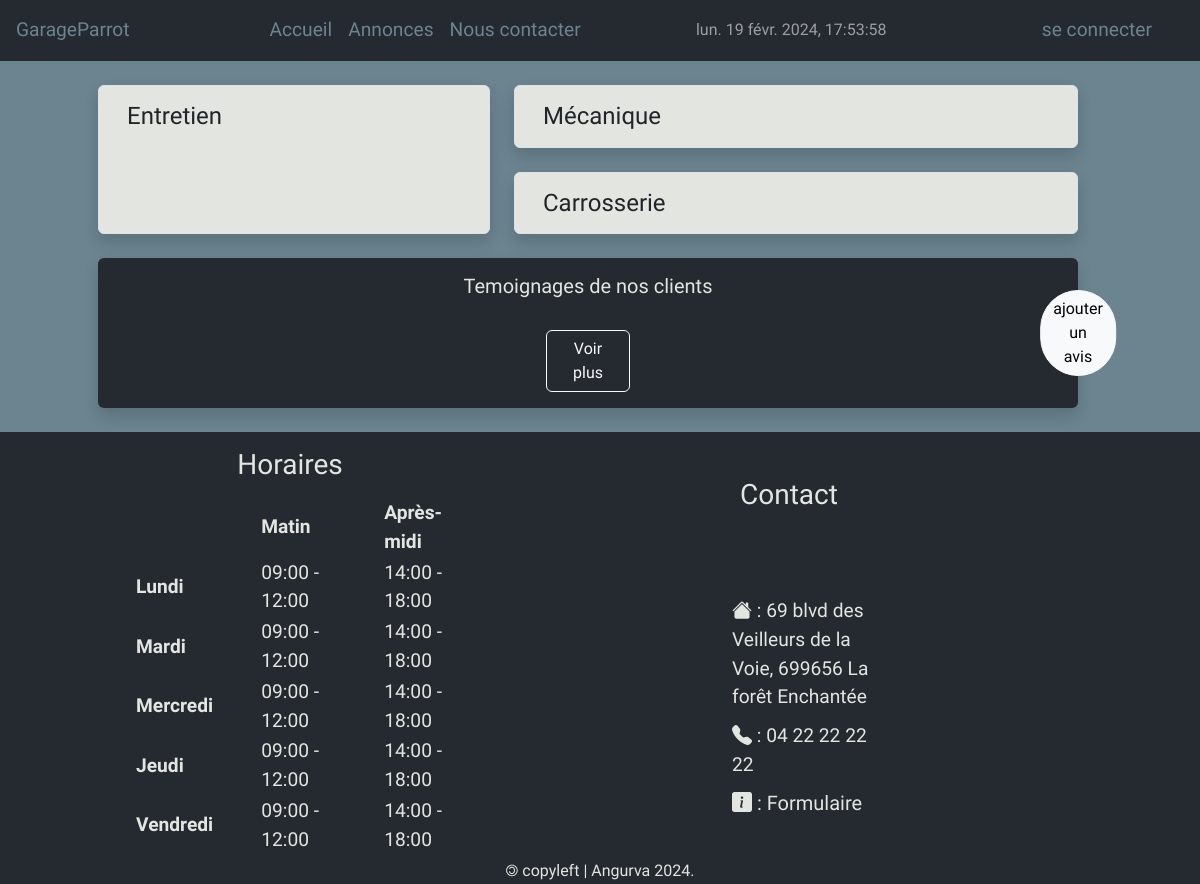
Before: / with the older database file.
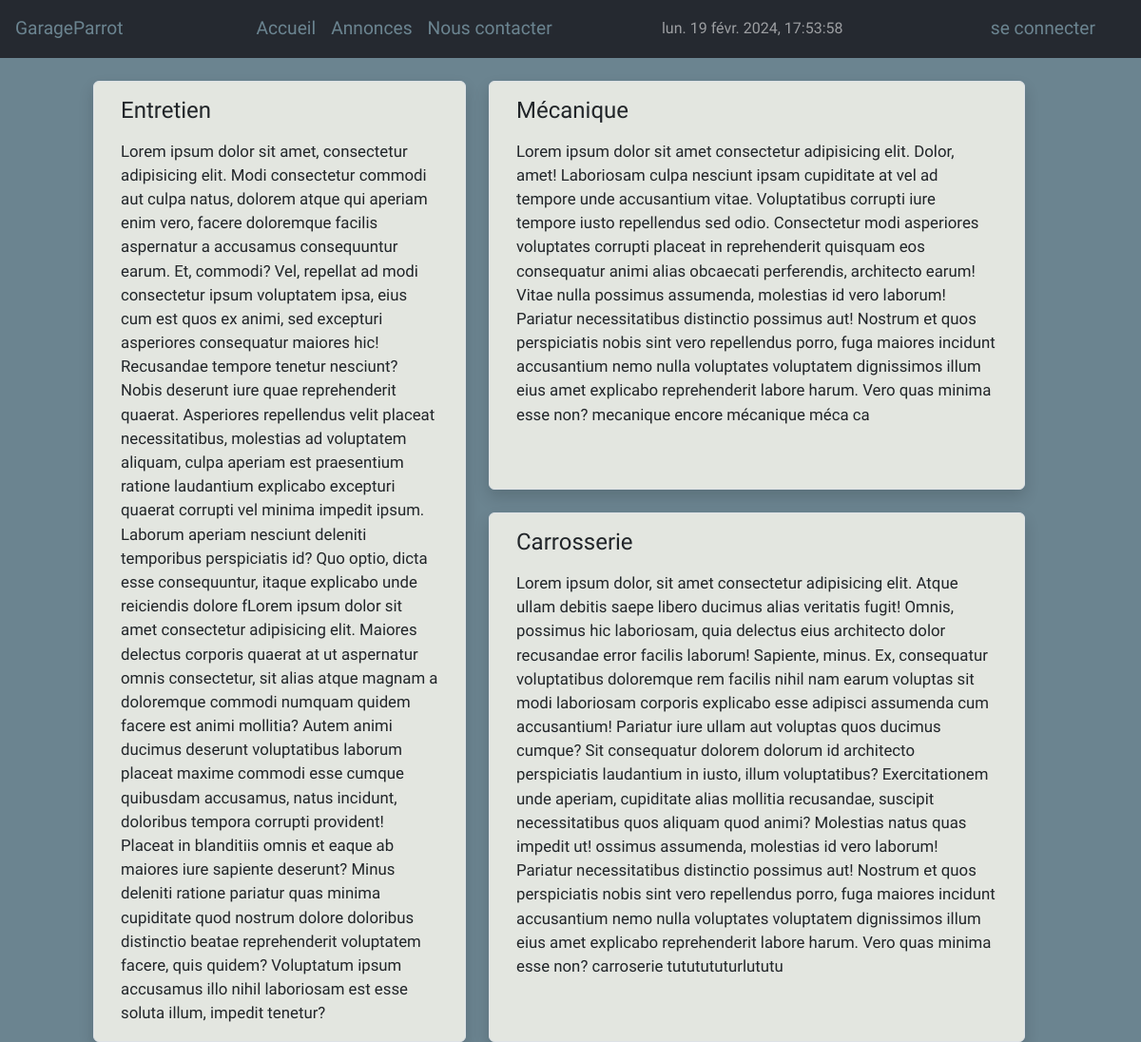
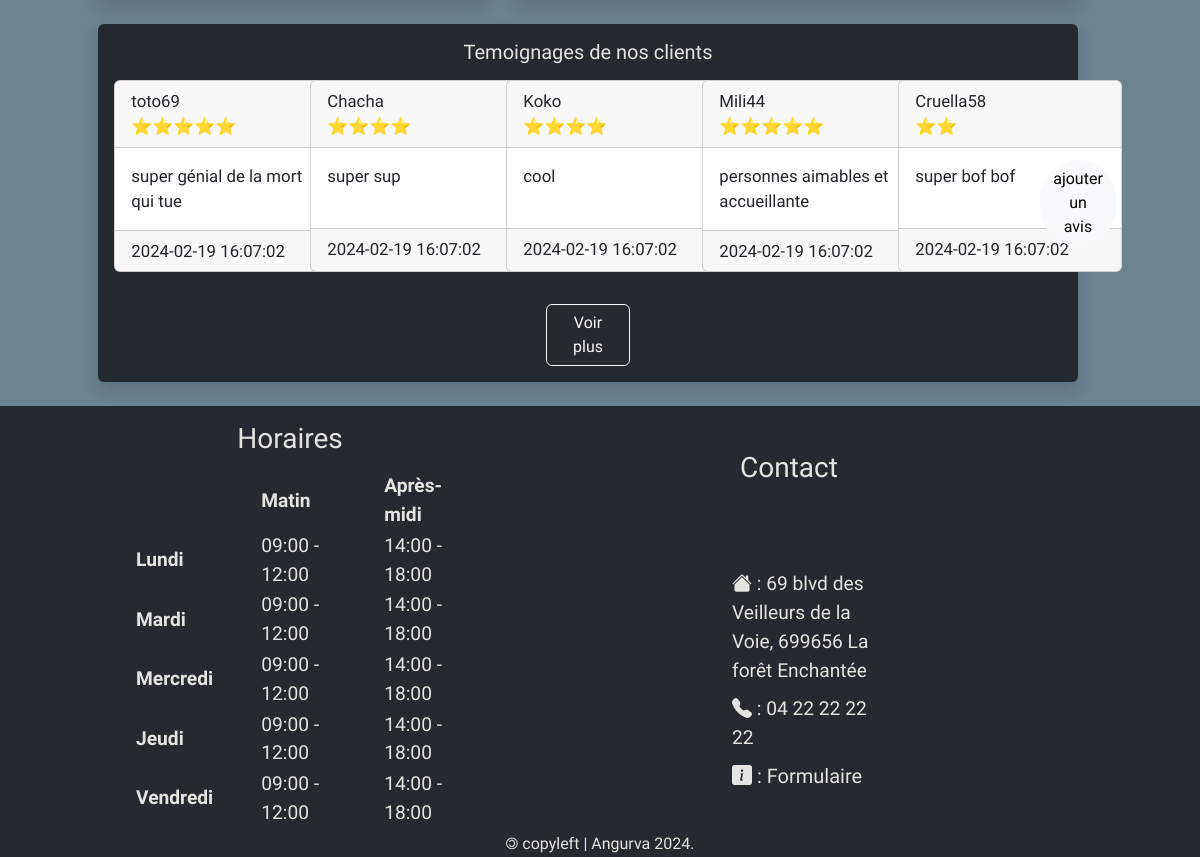
After: the same page with the newer database file (2 pictures, top to bottom).
### tables this page shows
CREATE TABLE schedules(
   sc_id INT UNSIGNED PRIMARY KEY AUTO_INCREMENT,
   sc_day VARCHAR(10) NOT NULL UNIQUE,
   sc_am_start TIME,
   sc_am_end TIME,
   sc_ap_start TIME,
   sc_ap_end TIME,
   sc_updateAt DATETIME NOT NULL DEFAULT (NOW()),
   ro_id INT UNSIGNED NOT NULL DEFAULT 1,
   FOREIGN KEY(ro_id) REFERENCES roles(ro_id)
);

CREATE TABLE services(
   se_id INT UNSIGNED PRIMARY KEY AUTO_INCREMENT,
   se_title VARCHAR(50) NOT NULL,
   se_description TEXT NOT NULL,
   se_updateAt DATETIME NOT NULL DEFAULT (NOW()),
   ro_id INT UNSIGNED NOT NULL DEFAULT 1,
   FOREIGN KEY(ro_id) REFERENCES roles(ro_id)
);

CREATE TABLE opinions(
   op_id INT UNSIGNED PRIMARY KEY AUTO_INCREMENT,
   op_surname VARCHAR(100) NOT NULL,
   op_note SMALLINT NOT NULL,
   op_comments TEXT,
   op_status VARCHAR(50) NOT NULL DEFAULT 'pending',
   op_createAt DATETIME NOT NULL DEFAULT (NOW()),
   op_updateAt DATETIME NOT NULL DEFAULT (NOW()),
   ro_id INT UNSIGNED NOT NULL DEFAULT 2,
   FOREIGN KEY(ro_id) REFERENCES roles(ro_id)
);

### Controllers/HomeController.php (called while the page is built, shortened)
<?php declare (strict_types = 1);
class HomeController{
    public function index(): void
    {
        $services = HomeModel::getAllServices();
        $opinions = OpinionsModel::getAccept();
        $opinionsLimit = OpinionsModel::getLimitOp();
        $schedulers = SchedulersModel::getScheduler();
        require(dirname(__DIR__).DIRECTORY_SEPARATOR.'Views'.DIRECTORY_SEPARATOR.'pages'.DIRECTORY_SEPARATOR.'home.php');
        $pageContent = ob_get_clean();
        require(dirname(__DIR__).DIRECTORY_SEPARATOR.'Views'.DIRECTORY_SEPARATOR.'layout.php');
    }
}

### public/index.php (called while the page is built, shortened)
<?php declare (strict_types = 1);
$router = new Router;
try{
    $router->recordRoutes(BASE_FILE_PATH);
    $router->run($_SERVER['REQUEST_URI']);
}
catch(PathNotCorrectlyWrittenException $e)
{
    exit($e->getMessage());
}
catch(FileNotFoundException $e)
{
    exit($e->getMessage());
}
catch(ControllersNotFoundException $e)
{
    exit($e->getMessage());
}
catch(ClassOrMethodNotFoundException $e)
{
    exit($e->getMessage());
}
catch(RouteNotFoundException $e)
{
    exit($e->getMessage());
}

### Models/AbstractModel.php (called while the page is built, shortened)
<?php declare (strict_types = 1);
abstract class AbstractModel
{
    private static PDO $connection;
    private static function initConnection()
    {
        self::$connection = new PDO(DSN,USR,PWD,OPT);
    }
    protected static function getConnection(): PDO
    {
        return self::$connection;
    }
    protected static function getAll(string $tablename): array
    {
        $req = self::getConnection()->prepare("SELECT * FROM $tablename");
        $req->execute();
        $resultReq = $req->fetchAll();
        return $resultReq;
    }
}

### Models/HomeModel.php (called while the page is built, shortened)
<?php declare (strict_types = 1);
class HomeModel extends AbstractModel
{
    public static function getAllServices():array
    {
        return self::getAll('services');
    }
}

### Models/SchedulersModel.php (called while the page is built, shortened)
<?php declare (strict_types = 1);
class SchedulersModel extends AbstractModel
{
    public static function getScheduler():array
    {
       $req = parent::getConnection()->prepare("SELECT sc_day, date_format(sc_am_start,'%H:%i') AS sc_am_start, date_format(sc_am_end,'%H:%i') AS sc_am_end, date_format(sc_ap_start,'%H:%i') AS sc_ap_start, date_format(sc_ap_end,'%H:%i') AS sc_ap_end  from schedules  WHERE sc_am_start != '00:00'");
       $req->execute();
       $result = $req->fetchAll();
       return $result;
    }
}

### Models/OpinionsModel.php (called while the page is built, shortened)
<?php declare (strict_types = 1);
class OpinionsModel extends AbstractModel
{
    public static function getAccept():array
    {
        $req = parent::getConnection()->prepare("SELECT * FROM opinions WHERE op_status = 'accept' ORDER BY op_createAt DESC");
        $req->execute();
        $result = $req->fetchAll();
        return $result;
    }
    public static function getLimitOp():array
    {
        $req = parent::getConnection()->prepare("SELECT * FROM opinions  WHERE op_status='accept' ORDER BY op_createAt DESC LIMIT 5;");
        $req->execute();
        $result = $req->fetchAll();
        return $result;
    }
}

### Views/pages/home.php (the view, shortened to what the changed rows need)
<main class="container-fluid p-0 m-0">
    <section class="row p-0 m-0">
        <article class="col-sm-12 row justify-content-center mt-4">
            <div class="col-sm-12 col-lg-4 border rounded shadow me-4 servicing">
                <h4 class="m-3"><?php echo $services[0]['se_title'];  ?></h4>
                <p class="m-3"><?php echo $services[0]['se_description']; ?></p>
            </div>
            <div class="col-sm-12 col-lg-6 row">
                <div class="col-sm-12 border rounded shadow mb-4 servicing">
                    <h4 class="m-3"><?php echo $services[1]['se_title']; ?></h4>
                    <p class="m-3"><?php echo $services[1]['se_description']; ?> </p>
                </div>
                <div class="col-sm-12 border rounded shadow servicing">
                    <h4 class="m-3"><?php echo $services[2]['se_title']; ?></h4>
                    <p class="m-3"><?php echo $services[2]['se_description']; ?></p>
                </div>
            </div>
        </article>
        <aside class="col-sm-12 row justify-content-center">
        <div class="col-sm-12 col-lg-10 rounded shadow p-0 mt-4 opinions position-relative">
          <div class="row justify-content-around mx-0">
            <?php foreach($opinionsLimit as $opinion): ?>
            <div class="col-2 p-0 mb-3">
              <div class="card card-opinions">
                <div class="card-header d-inline">
                  <div> <?= $opinion['op_surname'] ?></div>
                  <div class="card-text"><span>
                    <?php for ($i=0;$i<$opinion['op_note'];$i++)
                    {
                        echo '⭐';
                    } ?>
                    </span>
                  </div>
                </div>
                <div class="card-body">
                  <div class="card-text">
                    <div><?= $opinion['op_comments'] ?></div>
                  </div>
                </div>
                <div class="card-footer">
                  <div> <?= $opinion['op_createAt'] ?></div>
                </div>
              </div>
            </div>
            <?php endforeach ?>
          </div>
        </div>
      </aside>
    </section>
</main>

### Views/layout.php (shortened to what the changed rows need)
<!DOCTYPE html>
<html lang="en">
<head>
  <link rel="stylesheet" type="text/css" href="https://cdn.jsdelivr.net/npm/bootstrap-icons@1.11.3/font/bootstrap-icons.min.css">
  <link rel="stylesheet" type="text/css" href="//code.jquery.com/ui/1.13.2/themes/base/jquery-ui.css">
  <link rel="stylesheet" type="text/css" href="css/bootstrap.min.css">
  <link rel="stylesheet" type="text/css" href="css/styles.css">
</head>
<body onload="datetimeShow()" class="d-flex flex-column min-vh-100 ">
    <?php echo $pageContent ?? "" ?>
  <footer class="container-fluid mt-auto">
    <div class="row mt-4 footer-color-bg">
      <div class="col-sm-12 col-lg-4 offset-1">
        <table class="mt-3 mb-0 offset-0">
          <thead>
            <tr>
              <th></th>
              <th class="px-4" scope="col">Matin</th>
              <th class="px-4" scope="col">Après-midi</th>
            </tr>
          </thead>
          <tbody>
            <?php
            foreach ($schedulers as $scheduler): ?>
            <tr class="">
              <th class="px-4 " scope="row"><?php echo $scheduler['sc_day'] ?></th>
              <td class="px-4" > <time><?php echo $scheduler['sc_am_start'] ?></time> - <?php echo $scheduler['sc_am_end'] ?></td>
              <td class="px-4"><?php echo $scheduler['sc_ap_start'] ?> - <?php echo $scheduler['sc_ap_end'] ?></td>
            </tr>
            <?php endforeach ?>
          </tbody>
        </table>
      </div>
  </footer>
</body>
</html>

Changed rows visible on the page:
changed services "Entretien": se_description (not shown) → "Lorem ipsum dolor sit amet, consectetur adipisicing elit. Modi consectetur commodi aut culpa natus, dolorem atque qui aperiam enim vero, facere doloremque facilis aspernatur a accusamus consequuntur earum. Et, commodi? Vel, repellat ad modi consectetur ipsum voluptatem ipsa, eius cum est quos ex animi, sed excepturi asperiores consequatur maiores hic! Recusandae tempore tenetur nesciunt? Nobis deserunt iure quae reprehenderit quaerat. Asperiores repellendus velit placeat necessitatibus, molestias ad voluptatem aliquam, culpa aperiam est praesentium ratione laudantium explicabo excepturi quaerat corrupti vel minima impedit ipsum. Laborum aperiam nesciunt deleniti temporibus perspiciatis id?…"
changed services "Mécanique": se_description (not shown) → "Lorem ipsum dolor sit amet consectetur adipisicing elit. Dolor, amet! Laboriosam culpa nesciunt ipsam cupiditate at vel ad tempore unde accusantium vitae. Voluptatibus corrupti iure tempore iusto repellendus sed odio. Consectetur modi asperiores voluptates corrupti placeat in reprehenderit quisquam eos consequatur animi alias obcaecati perferendis, architecto earum! Vitae nulla possimus assumenda, molestias id vero laborum! Pariatur necessitatibus distinctio possimus aut! Nostrum et quos perspiciatis nobis sint vero repellendus porro, fuga maiores incidunt accusantium nemo nulla voluptates voluptatem dignissimos illum eius amet explicabo reprehenderit labore harum. Vero quas minima esse…"
changed services "Carrosserie": se_description (not shown) → "Lorem ipsum dolor, sit amet consectetur adipisicing elit. Atque ullam debitis saepe libero ducimus alias veritatis fugit! Omnis, possimus hic laboriosam, quia delectus eius architecto dolor recusandae error facilis laborum! Sapiente, minus. Ex, consequatur voluptatibus doloremque rem facilis nihil nam earum voluptas sit modi laboriosam corporis explicabo esse adipisci assumenda cum accusantium! Pariatur iure ullam aut voluptas quos ducimus cumque? Sit consequatur dolorem dolorum id architecto perspiciatis laudantium in iusto, illum voluptatibus? Exercitationem unde aperiam, cupiditate alias mollitia recusandae, suscipit necessitatibus quos aliquam quod animi? Molestias natus quas impedit…"
now on this page (row edited): opinions: op_surname "toto69", op_note 5 (drawn), op_comments "super génial de la mort qui tue", op_createAt "2024-02-19 16:07:02"
now on this page (row edited): opinions: op_surname "Chacha", op_note 4 (drawn), op_comments "super sup", op_createAt "2024-02-19 16:07:02"
now on this page (row edited): opinions: op_surname "Koko", op_note 4 (drawn), op_comments "cool", op_createAt "2024-02-19 16:07:02"
now on this page (row edited): opinions: op_surname "Mili44", op_note 5 (drawn), op_comments "personnes aimables et accueillante", op_createAt "2024-02-19 16:07:02"
now on this page (row edited): opinions: op_surname "Cruella58", op_note 2 (drawn), op_comments "super bof bof", op_createAt "2024-02-19 16:07:02"
